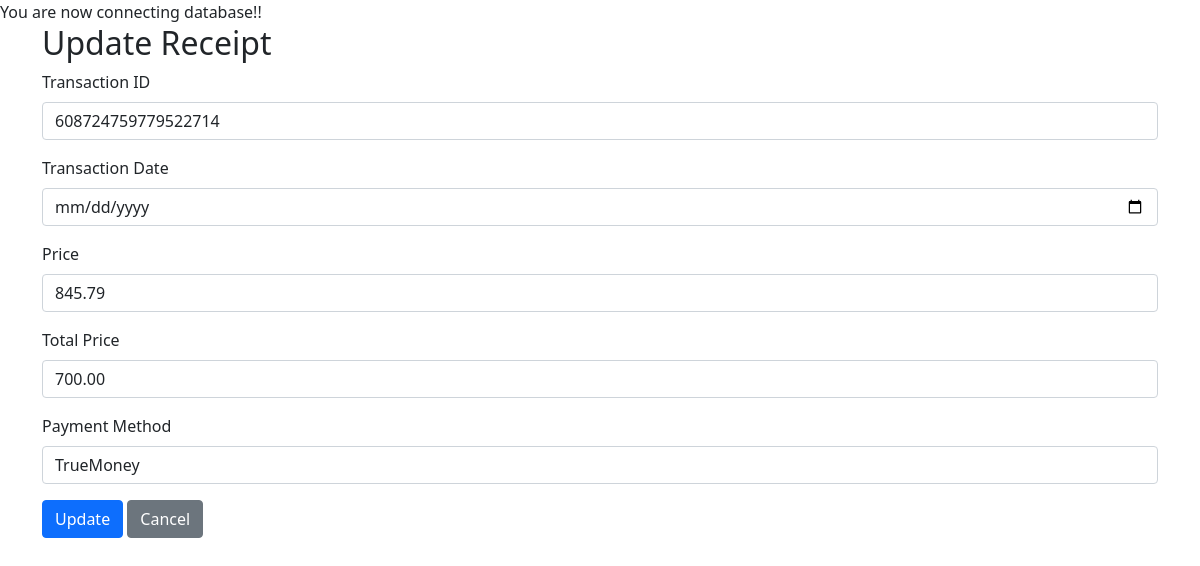
Page /UpdateReceiptForm.php?receipt_id=1 on the committed database.
### tables this page shows
CREATE TABLE `receipts` (
  `receipt_id` int(11) NOT NULL,
  `user_id` int(11) NOT NULL,
  `product_id` int(11) NOT NULL,
  `transaction_id` varchar(50) NOT NULL,
  `transaction_date` datetime NOT NULL,
  `price` decimal(10,2) NOT NULL,
  `total_price` decimal(10,2) NOT NULL,
  `payment_method` varchar(50) NOT NULL
);

### UpdateReceiptForm.php (the view, shortened to what this page needs)
<?php
require 'conn.php';
$receiptId = $_GET['receipt_id'];
$query = "SELECT * FROM Receipts WHERE receipt_id = :receipt_id";
$stmt = $conn->prepare($query);
$stmt->bindParam(':receipt_id', $receiptId);
$stmt->execute();
$receipt = $stmt->fetch(PDO::FETCH_ASSOC);
?>
<!DOCTYPE html>
<html lang="en">
<head>
    <link href="https://cdn.jsdelivr.net/npm/bootstrap@5.1.1/dist/css/bootstrap.min.css" rel="stylesheet">
</head>
<body>
    <div class="container">
        <h2>Update Receipt</h2>
        <form action="UpdateReceipt.php" method="post">
            <div class="mb-3">
                <label for="transaction_id" class="form-label">Transaction ID</label>
                <input type="text" class="form-control" id="transaction_id" name="transaction_id" value="<?= $receipt['transaction_id'] ?>" required>
            </div>
            <div class="mb-3">
                 <label for="transaction_date" class="form-label">Transaction Date</label>
                  <input type="date" class="form-control" id="transaction_date" name="transaction_date" value="<?= $receipt['transaction_date'] ?>" required>
            </div>
            <div class="mb-3">
                <label for="price" class="form-label">Price</label>
                <input type="number" step="0.01" class="form-control" id="price" name="price" value="<?= $receipt['price'] ?>" required>
            </div>
            <div class="mb-3">
                <label for="total_price" class="form-label">Total Price</label>
                <input type="number" step="0.01" class="form-control" id="total_price" name="total_price" value="<?= $receipt['total_price'] ?>" required>
            </div>
            <div class="mb-3">
                <label for="payment_method" class="form-label">Payment Method</label>
                <input type="text" class="form-control" id="payment_method" name="payment_method" value="<?= $receipt['payment_method'] ?>" required>
            </div>
            <button type="submit" name="submit" class="btn btn-primary">Update</button>
            <a href="index.php" class="btn btn-secondary">Cancel</a>
        </form>
    </div>
</body>
</html>

### rows in the picture
receipts: transaction_id "608724759779522714", price "845.79", total_price "700.00", payment_method "TrueMoney"
